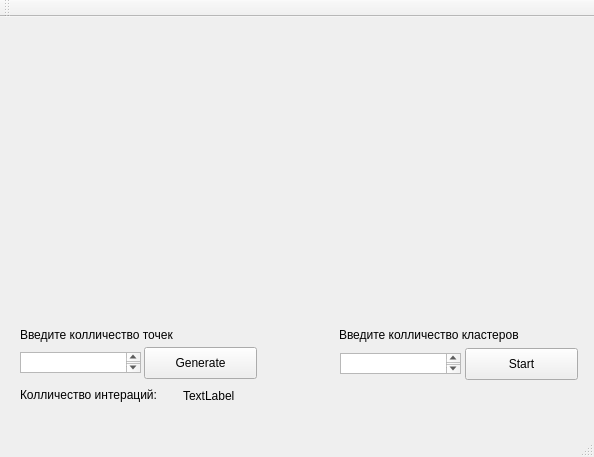
<?xml version="1.0" encoding="UTF-8"?>
<ui version="4.0">
 <class>MainWindow</class>
 <widget class="QMainWindow" name="MainWindow">
  <property name="geometry">
   <rect>
    <x>0</x>
    <y>0</y>
    <width>594</width>
    <height>457</height>
   </rect>
  </property>
  <property name="windowTitle">
   <string>MainWindow</string>
  </property>
  <widget class="QWidget" name="centralWidget">
   <widget class="QPushButton" name="pushButton">
    <property name="geometry">
     <rect>
      <x>144</x>
      <y>330</y>
      <width>113</width>
      <height>32</height>
     </rect>
    </property>
    <property name="text">
     <string>Generate</string>
    </property>
   </widget>
   <widget class="QPushButton" name="pushButton_2">
    <property name="geometry">
     <rect>
      <x>465</x>
      <y>331</y>
      <width>113</width>
      <height>32</height>
     </rect>
    </property>
    <property name="text">
     <string>Start</string>
    </property>
   </widget>
   <widget class="QTextEdit" name="textEdit">
    <property name="geometry">
     <rect>
      <x>340</x>
      <y>336</y>
      <width>121</width>
      <height>21</height>
     </rect>
    </property>
   </widget>
   <widget class="QTextEdit" name="textEdit_2">
    <property name="geometry">
     <rect>
      <x>20</x>
      <y>335</y>
      <width>121</width>
      <height>21</height>
     </rect>
    </property>
   </widget>
   <widget class="QWidget" name="verticalLayoutWidget">
    <property name="geometry">
     <rect>
      <x>0</x>
      <y>0</y>
      <width>601</width>
      <height>281</height>
     </rect>
    </property>
    <layout class="QVBoxLayout" name="verticalLayout"/>
   </widget>
   <widget class="QLabel" name="label_4">
    <property name="geometry">
     <rect>
      <x>183</x>
      <y>368</y>
      <width>181</width>
      <height>21</height>
     </rect>
    </property>
    <property name="text">
     <string>TextLabel</string>
    </property>
   </widget>
   <widget class="QLabel" name="label">
    <property name="geometry">
     <rect>
      <x>20</x>
      <y>370</y>
      <width>161</width>
      <height>16</height>
     </rect>
    </property>
    <property name="text">
     <string>Колличество интераций:</string>
    </property>
   </widget>
   <widget class="QLabel" name="label_2">
    <property name="geometry">
     <rect>
      <x>20</x>
      <y>310</y>
      <width>191</width>
      <height>16</height>
     </rect>
    </property>
    <property name="text">
     <string>Введите колличество точек</string>
    </property>
   </widget>
   <widget class="QLabel" name="label_3">
    <property name="geometry">
     <rect>
      <x>339</x>
      <y>310</y>
      <width>221</width>
      <height>16</height>
     </rect>
    </property>
    <property name="text">
     <string>Введите колличество кластеров</string>
    </property>
   </widget>
  </widget>
  <widget class="QMenuBar" name="menuBar">
   <property name="geometry">
    <rect>
     <x>0</x>
     <y>0</y>
     <width>594</width>
     <height>22</height>
    </rect>
   </property>
  </widget>
  <widget class="QToolBar" name="mainToolBar">
   <attribute name="toolBarArea">
    <enum>TopToolBarArea</enum>
   </attribute>
   <attribute name="toolBarBreak">
    <bool>false</bool>
   </attribute>
  </widget>
  <widget class="QStatusBar" name="statusBar"/>
 </widget>
 <layoutdefault spacing="6" margin="11"/>
 <resources/>
 <connections/>
</ui>
